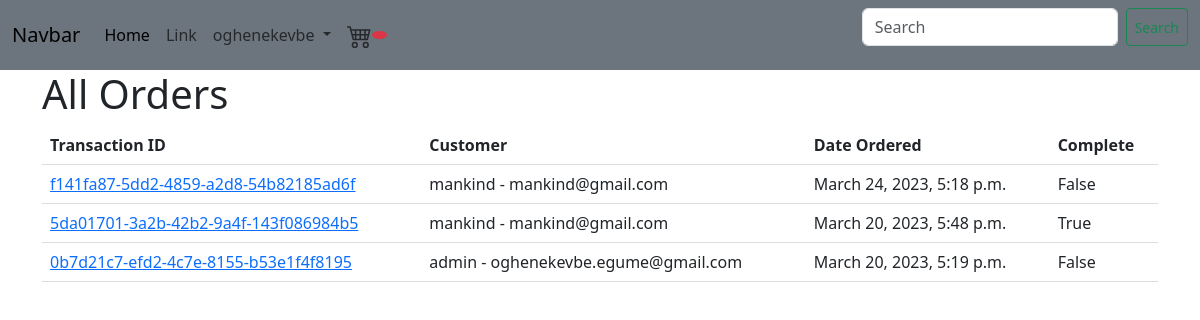
The page /orders/ (signed in) on the database as committed earlier.
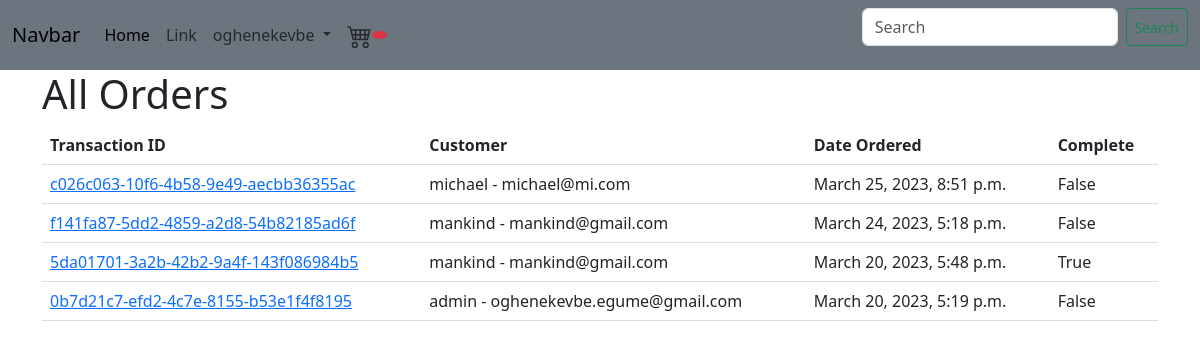
The same page on the database as committed later.
### store/models.py (models this page shows, shortened)
class Order(models.Model):
    customer = models.ForeignKey(Customer, related_name='orders', null=True, blank=True, on_delete =models.CASCADE )
    billing_address = models.ForeignKey(BillingAddress, on_delete=models.SET_NULL, blank=True, null=True, related_name='billing_address_order_set')
    date_ordered = models.DateTimeField(auto_now_add=True)
    complete = models.BooleanField(default=False, null=True, blank=False)
    transaction_id = models.UUIDField(default=uuid.uuid4, primary_key=True)

class Customer(models.Model):
    user = models.OneToOneField(User, null=True, blank=True, on_delete=models.CASCADE)
    billing_address = models.ForeignKey(BillingAddress, related_name='customers', on_delete=models.CASCADE, null=True, blank=True)
    def __str__(self):
        return str(self.user)

### store/views.py (the view)
# urls.py: path("orders/", Orders.as_view(), name="orders"),
class Orders(StaffRequiredMixin, ListView):
    model = Order
    template_name = "customer/orders.html"
    context_object_name = 'orders'
    def get_queryset(self):
        queryset = super().get_queryset()
        return queryset.order_by('-date_ordered')

### store/views.py (called while the page is built)
    def test_func(self):
        return self.request.user.is_staff

### store/templates/customer/orders.html (shortened to what this page needs)
{% extends 'base.html' %}
{% load static %}
{% block content %}
<link rel="stylesheet" type="text/css" href="{% static 'css/orders.css' %}">
    <div class="row">
        <div class="col">
            <h1>All Orders</h1>
            <table>
              <thead>
                <tr>
                  <th>Transaction ID</th>
                  <th>Customer</th>
                  <th>Date Ordered</th>
                  <th>Complete</th>
                </tr>
              </thead>
              <tbody>
                {% for order in orders %}
                  <tr>
                    <td><a href="{% url 'order_detail' order.transaction_id  %}">{{ order.transaction_id }}</a></td>
                    <td>{{ order.customer }} - {{ order.customer.user.email }}</td>
                    <td>{{ order.date_ordered }}</td>
                    <td>{{ order.complete }}</td>
                  </tr>
                {% empty %}
                  <tr>
                    <td colspan="4">No orders found.</td>
                  </tr>
                {% endfor %}
              </tbody>
            </table>
        </div>
    </div>
{% endblock %}

Rows that differ between the two databases and show on the page:
added Order: transaction_id "c026c063-10f6-4b58-9e49-aecbb36355ac", customer "michael", customer.user.email "michael@mi.com", date_ordered "March 25, 2023, 8:51 p.m.", complete "False"
